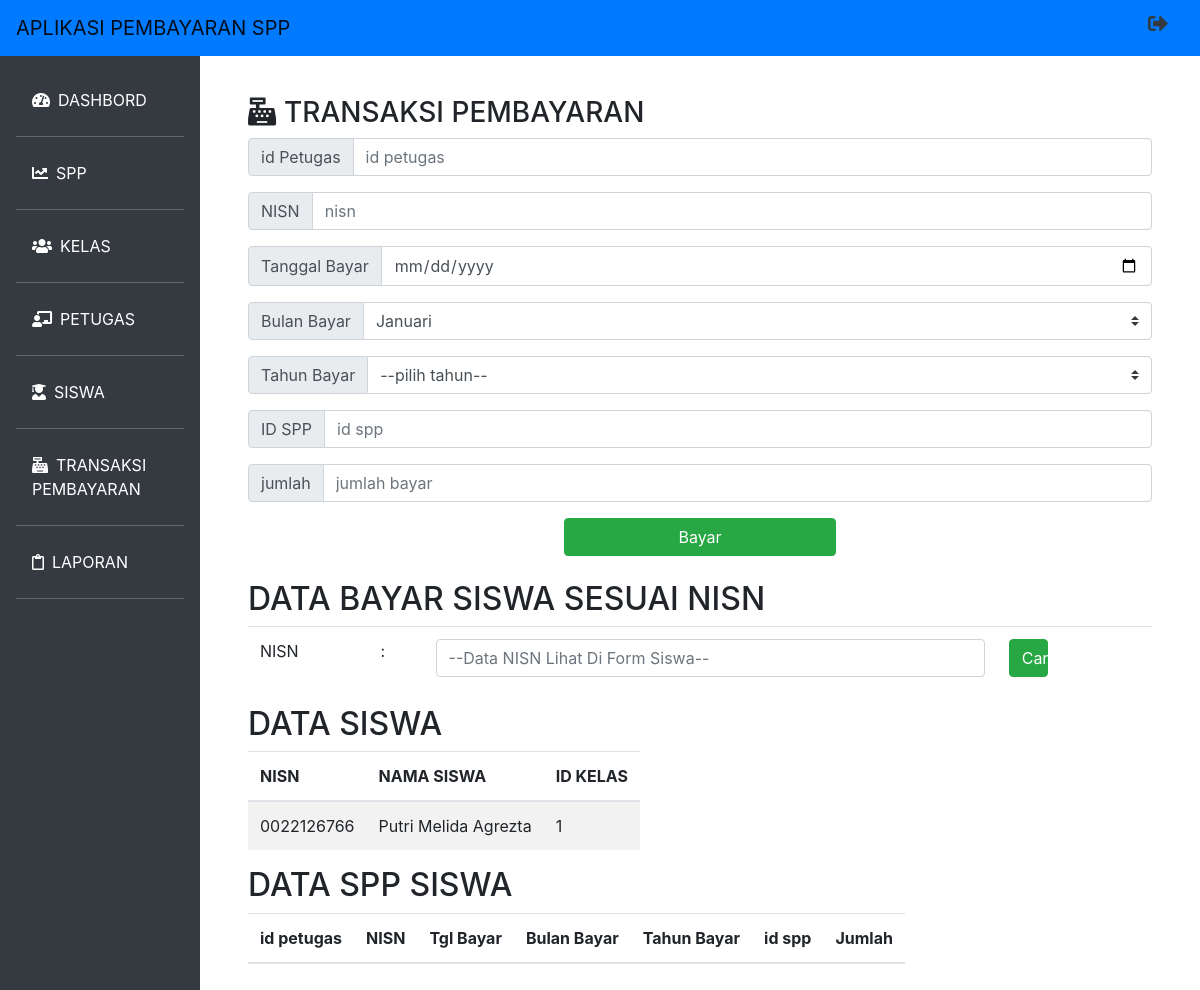
The app's page /transaksi.php?nisn=0022126766, older data.
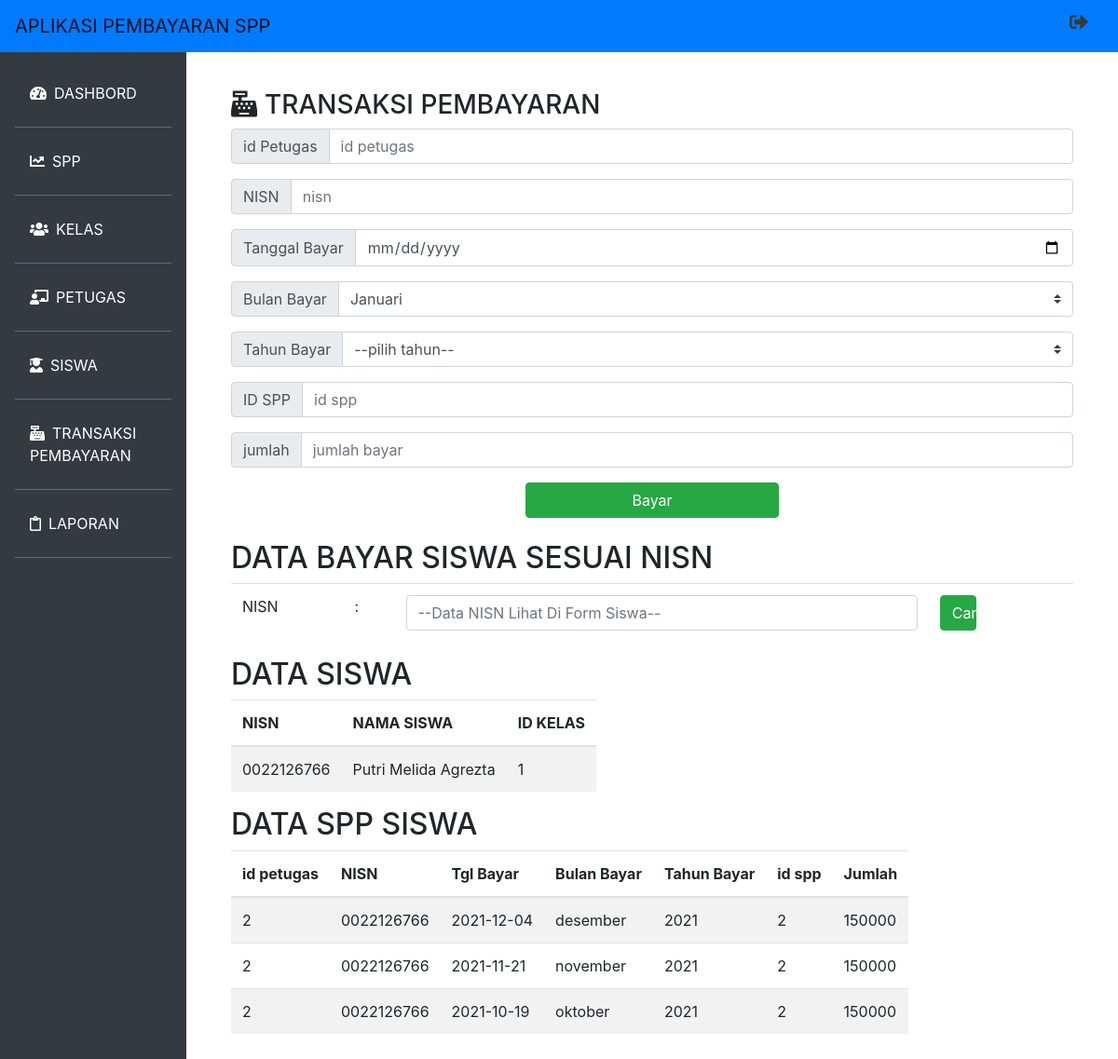
The same page, newer data.
### tables this page shows
CREATE TABLE `pembayaran` (
  `id_pembayaran` int(11) NOT NULL,
  `id_petugas` int(11) NOT NULL,
  `nisn` varchar(10) NOT NULL,
  `tgl_bayar` date NOT NULL,
  `bulan_dibayar` varchar(12) NOT NULL,
  `tahun_dibayar` varchar(4) NOT NULL,
  `id_spp` int(11) NOT NULL,
  `jumlah_bayar` int(11) NOT NULL
);

### transaksi.php (the view, shortened to what the changed rows need)
<?php
include 'koneksi.php';
 ?>
 <!doctype html>
<html lang="en">
  <head>
    <link rel="stylesheet" href="https://maxcdn.bootstrapcdn.com/bootstrap/4.0.0/css/bootstrap.min.css">
    <link rel="stylesheet" type="text/css" href="indexstyle.css">
    <link rel="stylesheet" type="text/css" href="fontawesome/css/all.min.css">
  </head>
  <body>
     <div class="row no-gutters mt-5">
            <br/>
                   <form action="" method="get">
                    <h2>DATA BAYAR SISWA SESUAI NISN</h2>
                      </form>
                <?php
                if (isset($_GET['nisn']) && $_GET['nisn']!='') {
                  $query = mysqli_query($koneksi, "SELECT * FROM siswa WHERE nisn='$_GET[nisn]'");
                  $data = mysqli_fetch_array($query);
                ?>
                <h2>DATA SISWA</h2>
                <table class="table table-striped table-responsive">
                  <thead>
                    <tr>
                      <th scope="col">NISN</th>
                      <th scope="col">NAMA SISWA</th>
                      <th scope="col">ID KELAS</th>
                    </tr>
                  </thead>
                </table>
                <h2>DATA SPP SISWA</h2>
              <table class="table table-striped table-responsive">
                <thead>
                  <tr>
                <th scope="col">id petugas</th>
               <th scope="col"> NISN</th>
                <th scope="col">Tgl Bayar</th>
                <th scope="col">Bulan Bayar</th>
                <th scope="col">Tahun Bayar</th>
                <th scope="col">id spp</th>
                <th scope="col">Jumlah</th>
                  </tr>
                </thead>
                <tbody>
                  <?php
                  $query = mysqli_query($koneksi,"SELECT * FROM pembayaran WHERE nisn='$data[nisn]' ORDER BY bulan_dibayar ASC");
                  while ($data=mysqli_fetch_array($query)) {
                    echo" <tr>
                          <td>$data[id_petugas]</td>
                          <td>$data[nisn]</td>
                          <td>$data[tgl_bayar]</td>
                          <td>$data[bulan_dibayar]</td>
                          <td>$data[tahun_dibayar]</td>
                          <td>$data[id_spp]</td>
                          <td>$data[jumlah_bayar]</td>
                        </tr>";
                  }
                   ?>
                </tbody>
              </table>
    <?php
    }
    ?>
        </div>
  </body>
</html>

Row changes from the older to the newer data that the page shows:
added pembayaran: id_petugas "2", nisn "0022126766", tgl_bayar "2021-12-04", bulan_dibayar "desember", tahun_dibayar "2021", id_spp "2", jumlah_bayar "150000"
added pembayaran: id_petugas "2", nisn "0022126766", tgl_bayar "2021-11-21", bulan_dibayar "november", tahun_dibayar "2021", id_spp "2", jumlah_bayar "150000"
added pembayaran: id_petugas "2", nisn "0022126766", tgl_bayar "2021-10-19", bulan_dibayar "oktober", tahun_dibayar "2021", id_spp "2", jumlah_bayar "150000"
